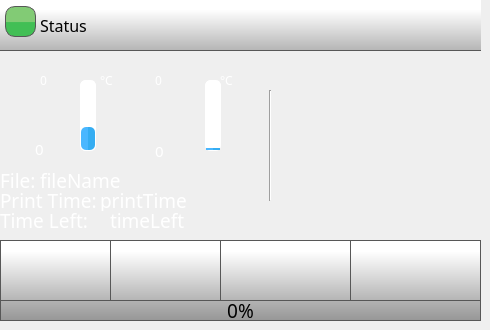
    <widget class="QWidget" name="homePage">
     <widget class="QPushButton" name="playPauseButton">
      <property name="geometry">
       <rect>
        <x>220</x>
        <y>240</y>
        <width>131</width>
        <height>61</height>
       </rect>
      </property>
      <property name="minimumSize">
       <size>
        <width>0</width>
        <height>0</height>
       </size>
      </property>
      <property name="font">
       <font>
        <family>Roboto</family>
       </font>
      </property>
      <property name="styleSheet">
       <string notr="true">QPushButton {
    border: 1px solid rgb(87, 87, 87);
	background-color: qlineargradient(spread:pad, x1:0, y1:1, x2:0, y2:0.188, stop:0 rgba(180, 180, 180, 255), stop:1 rgba(255, 255, 255, 255));
    
}

QPushButton:pressed {

    background-color: qlineargradient(x1: 0, y1: 0, x2: 0, y2: 1,
                                      stop: 0 #dadbde, stop: 1 #f6f7fa);
}

QPushButton:flat {
    border: none; /* no border for a flat push button */
}

QPushButton:default {
    border-color: navy; /* make the default button prominent */
}

QPushButton:focus {
	outline: none;
}</string>
      </property>
      <property name="text">
       <string/>
      </property>
      <property name="icon">
       <iconset>
        <normaloff>templates/img/play-button.png</normaloff>
        <normalon>templates/img/pause-button.png</normalon>templates/img/play-button.png</iconset>
      </property>
      <property name="iconSize">
       <size>
        <width>30</width>
        <height>30</height>
       </size>
      </property>
      <property name="checkable">
       <bool>true</bool>
      </property>
      <property name="checked">
       <bool>false</bool>
      </property>
      <property name="autoDefault">
       <bool>false</bool>
      </property>
      <property name="default">
       <bool>false</bool>
      </property>
      <property name="flat">
       <bool>false</bool>
      </property>
     </widget>
     <widget class="QPushButton" name="stopButton">
      <property name="geometry">
       <rect>
        <x>350</x>
        <y>240</y>
        <width>131</width>
        <height>61</height>
       </rect>
      </property>
      <property name="minimumSize">
       <size>
        <width>0</width>
        <height>0</height>
       </size>
      </property>
      <property name="font">
       <font>
        <family>Roboto</family>
       </font>
      </property>
      <property name="styleSheet">
       <string notr="true">QPushButton {
    border: 1px solid rgb(87, 87, 87);

	background-color: qlineargradient(spread:pad, x1:0, y1:1, x2:0, y2:0.188, stop:0 rgba(180, 180, 180, 255), stop:1 rgba(255, 255, 255, 255));
}

QPushButton:pressed {
    background-color: qlineargradient(x1: 0, y1: 0, x2: 0, y2: 1,
                                      stop: 0 #dadbde, stop: 1 #f6f7fa);
}

QPushButton:flat {
    border: none; /* no border for a flat push button */
}

QPushButton:default {
    border-color: navy; /* make the default button prominent */
}

QPushButton:focus {
	outline: none;
}</string>
      </property>
      <property name="text">
       <string/>
      </property>
      <property name="icon">
       <iconset>
        <normaloff>templates/img/video-player-stop-button.png</normaloff>templates/img/video-player-stop-button.png</iconset>
      </property>
      <property name="iconSize">
       <size>
        <width>25</width>
        <height>25</height>
       </size>
      </property>
     </widget>
     <widget class="Line" name="line">
      <property name="geometry">
       <rect>
        <x>260</x>
        <y>90</y>
        <width>20</width>
        <height>111</height>
       </rect>
      </property>
      <property name="orientation">
       <enum>Qt::Vertical</enum>
      </property>
     </widget>
     <widget class="QLabel" name="tool0Label">
      <property name="geometry">
       <rect>
        <x>40</x>
        <y>98</y>
        <width>31</width>
        <height>31</height>
       </rect>
      </property>
      <property name="font">
       <font>
        <family>Gotham Medium</family>
        <pointsize>14</pointsize>
        <weight>50</weight>
        <bold>false</bold>
        <underline>false</underline>
        <strikeout>false</strikeout>
       </font>
      </property>
      <property name="styleSheet">
       <string notr="true">
   color:  white;</string>
      </property>
      <property name="text">
       <string/>
      </property>
      <property name="pixmap">
       <pixmap>templates/img/Nozzle.png</pixmap>
      </property>
      <property name="scaledContents">
       <bool>true</bool>
      </property>
     </widget>
     <widget class="QLabel" name="FileNameLabel">
      <property name="geometry">
       <rect>
        <x>0</x>
        <y>170</y>
        <width>70</width>
        <height>21</height>
       </rect>
      </property>
      <property name="font">
       <font>
        <family>Gotham Light</family>
        <pointsize>14</pointsize>
        <weight>50</weight>
        <bold>false</bold>
       </font>
      </property>
      <property name="styleSheet">
       <string notr="true">color: rgb(255, 255, 255);</string>
      </property>
      <property name="text">
       <string>File:</string>
      </property>
     </widget>
     <widget class="QLabel" name="printTimeLabel">
      <property name="geometry">
       <rect>
        <x>0</x>
        <y>190</y>
        <width>111</width>
        <height>21</height>
       </rect>
      </property>
      <property name="font">
       <font>
        <family>Gotham Light</family>
        <pointsize>14</pointsize>
        <weight>50</weight>
        <bold>false</bold>
       </font>
      </property>
      <property name="styleSheet">
       <string notr="true">color: rgb(255, 255, 255);</string>
      </property>
      <property name="text">
       <string>Print Time:</string>
      </property>
     </widget>
     <widget class="QLabel" name="fileName">
      <property name="geometry">
       <rect>
        <x>40</x>
        <y>170</y>
        <width>211</width>
        <height>21</height>
       </rect>
      </property>
      <property name="font">
       <font>
        <family>Gotham Medium</family>
        <pointsize>14</pointsize>
       </font>
      </property>
      <property name="styleSheet">
       <string notr="true">color: rgb(255, 255, 255);
background-color: rgba(255, 255, 255, 0);</string>
      </property>
      <property name="text">
       <string>fileName</string>
      </property>
      <property name="scaledContents">
       <bool>true</bool>
      </property>
      <property name="wordWrap">
       <bool>false</bool>
      </property>
     </widget>
     <widget class="QLabel" name="printTime">
      <property name="geometry">
       <rect>
        <x>100</x>
        <y>190</y>
        <width>181</width>
        <height>21</height>
       </rect>
      </property>
      <property name="font">
       <font>
        <family>Gotham Medium</family>
        <pointsize>14</pointsize>
       </font>
      </property>
      <property name="styleSheet">
       <string notr="true">color: rgb(255, 255, 255);
background-color: rgba(255, 255, 255, 0);</string>
      </property>
      <property name="text">
       <string>printTime</string>
      </property>
     </widget>
     <widget class="QLabel" name="timeLeftLabel">
      <property name="geometry">
       <rect>
        <x>0</x>
        <y>210</y>
        <width>181</width>
        <height>21</height>
       </rect>
      </property>
      <property name="font">
       <font>
        <family>Gotham Light</family>
        <pointsize>14</pointsize>
        <weight>50</weight>
        <bold>false</bold>
       </font>
      </property>
      <property name="styleSheet">
       <string notr="true">color: rgb(255, 255, 255);</string>
      </property>
      <property name="text">
       <string>Time Left:</string>
      </property>
     </widget>
     <widget class="QLabel" name="tool0TargetTemperature">
      <property name="geometry">
       <rect>
        <x>40</x>
        <y>70</y>
        <width>70</width>
        <height>21</height>
       </rect>
      </property>
      <property name="font">
       <font>
        <family>Gotham Medium</family>
        <pointsize>9</pointsize>
        <weight>50</weight>
        <bold>false</bold>
        <underline>false</underline>
        <strikeout>false</strikeout>
       </font>
      </property>
      <property name="styleSheet">
       <string notr="true">
   color:  white;
background-color: rgba(255, 255, 255, 0);</string>
      </property>
      <property name="text">
       <string>0</string>
      </property>
     </widget>
     <widget class="QProgressBar" name="tool0TempBar">
      <property name="geometry">
       <rect>
        <x>80</x>
        <y>80</y>
        <width>16</width>
        <height>71</height>
       </rect>
      </property>
      <property name="styleSheet">
       <string notr="true">QProgressBar::chunk {
    border-radius: 5px;
	background-color: qlineargradient(spread:pad, x1:0.517, y1:0, x2:0.522, y2:0, stop:0.0336134 rgba(74, 183, 255, 255), stop:1 rgba(53, 173, 242, 255));
}

QProgressBar {
    border: 1px solid white;
    border-radius: 5px;
}
</string>
      </property>
      <property name="maximum">
       <number>300</number>
      </property>
      <property name="value">
       <number>100</number>
      </property>
      <property name="alignment">
       <set>Qt::AlignCenter</set>
      </property>
      <property name="textVisible">
       <bool>false</bool>
      </property>
      <property name="orientation">
       <enum>Qt::Vertical</enum>
      </property>
      <property name="format">
       <string>%v</string>
      </property>
     </widget>
     <widget class="QLabel" name="tool0ActualTemperature">
      <property name="geometry">
       <rect>
        <x>35</x>
        <y>140</y>
        <width>71</width>
        <height>18</height>
       </rect>
      </property>
      <property name="font">
       <font>
        <family>Gotham Medium</family>
        <pointsize>11</pointsize>
        <weight>50</weight>
        <bold>false</bold>
        <underline>false</underline>
        <strikeout>false</strikeout>
       </font>
      </property>
      <property name="styleSheet">
       <string notr="true">
   color:  white;
background-color: rgba(0, 0, 0, 0);</string>
      </property>
      <property name="text">
       <string>0</string>
      </property>
     </widget>
     <widget class="QPushButton" name="menuButton">
      <property name="geometry">
       <rect>
        <x>0</x>
        <y>240</y>
        <width>111</width>
        <height>61</height>
       </rect>
      </property>
      <property name="minimumSize">
       <size>
        <width>0</width>
        <height>0</height>
       </size>
      </property>
      <property name="font">
       <font>
        <family>Gotham Light</family>
        <pointsize>13</pointsize>
       </font>
      </property>
      <property name="styleSheet">
       <string notr="true">QPushButton {
     border: 1px solid rgb(87, 87, 87);
	background-color: qlineargradient(spread:pad, x1:0, y1:1, x2:0, y2:0.188, stop:0 rgba(180, 180, 180, 255), stop:1 rgba(255, 255, 255, 255));
    

}

QPushButton:pressed {

    background-color: qlineargradient(x1: 0, y1: 0, x2: 0, y2: 1,
                                      stop: 0 #dadbde, stop: 1 #f6f7fa);
}

QPushButton:flat {
    border: none; /* no border for a flat push button */
}

QPushButton:default {
    border-color: navy; /* make the default button prominent */
}

QPushButton:focus {
	outline: none;
}</string>
      </property>
      <property name="text">
       <string/>
      </property>
      <property name="icon">
       <iconset>
        <normaloff>templates/img/menu.png</normaloff>templates/img/menu.png</iconset>
      </property>
      <property name="iconSize">
       <size>
        <width>40</width>
        <height>40</height>
       </size>
      </property>
      <property name="checkable">
       <bool>false</bool>
      </property>
      <property name="autoDefault">
       <bool>false</bool>
      </property>
      <property name="default">
       <bool>false</bool>
      </property>
      <property name="flat">
       <bool>false</bool>
      </property>
     </widget>
     <widget class="QLabel" name="printPreviewMain">
      <property name="geometry">
       <rect>
        <x>280</x>
        <y>49</y>
        <width>191</width>
        <height>191</height>
       </rect>
      </property>
      <property name="styleSheet">
       <string notr="true">background-color: rgba(255, 255, 255, 0);</string>
      </property>
      <property name="text">
       <string/>
      </property>
      <property name="pixmap">
       <pixmap>templates/img/thumbnail.png</pixmap>
      </property>
      <property name="scaledContents">
       <bool>true</bool>
      </property>
     </widget>
     <widget class="QProgressBar" name="printProgressBar">
      <property name="geometry">
       <rect>
        <x>0</x>
        <y>300</y>
        <width>481</width>
        <height>21</height>
       </rect>
      </property>
      <property name="font">
       <font>
        <family>Gotham</family>
        <pointsize>14</pointsize>
        <weight>50</weight>
        <italic>false</italic>
        <bold>false</bold>
        <stylestrategy>PreferAntialias</stylestrategy>
       </font>
      </property>
      <property name="styleSheet">
       <string notr="true">QProgressBar::chunk {

	background-color: qlineargradient(spread:pad, x1:0, y1:0.523, x2:0, y2:0.534, stop:0 rgba(130, 203, 117, 255), stop:1 rgba(66, 191, 85, 255));
border: 1px solid green;
}

QProgressBar {
    border: 1px solid rgb(87, 87, 87);
 /*  border-bottom-left-radius: 10px;
 border-bottom-right-radius: 10px;*/
	background-color: qlineargradient(spread:pad, x1:0, y1:1, x2:0, y2:0, stop:0 rgba(150, 150, 150, 255), stop:1 rgba(180, 180, 180, 255));
}
</string>
      </property>
      <property name="maximum">
       <number>100</number>
      </property>
      <property name="value">
       <number>0</number>
      </property>
      <property name="alignment">
       <set>Qt::AlignCenter</set>
      </property>
      <property name="textVisible">
       <bool>true</bool>
      </property>
      <property name="orientation">
       <enum>Qt::Horizontal</enum>
      </property>
      <property name="format">
       <string>%p%</string>
      </property>
     </widget>
     <widget class="QLabel" name="timeLeft">
      <property name="geometry">
       <rect>
        <x>110</x>
        <y>210</y>
        <width>181</width>
        <height>21</height>
       </rect>
      </property>
      <property name="font">
       <font>
        <family>Gotham Medium</family>
        <pointsize>14</pointsize>
       </font>
      </property>
      <property name="styleSheet">
       <string notr="true">color: rgb(255, 255, 255);
background-color: rgba(255, 255, 255, 0);</string>
      </property>
      <property name="text">
       <string>timeLeft</string>
      </property>
      <property name="wordWrap">
       <bool>false</bool>
      </property>
     </widget>
     <widget class="QLabel" name="printerStatus">
      <property name="geometry">
       <rect>
        <x>40</x>
        <y>0</y>
        <width>441</width>
        <height>51</height>
       </rect>
      </property>
      <property name="font">
       <font>
        <family>Gotham</family>
        <pointsize>12</pointsize>
        <weight>50</weight>
        <bold>false</bold>
        <underline>false</underline>
        <strikeout>false</strikeout>
       </font>
      </property>
      <property name="styleSheet">
       <string notr="true">
background-color: rgba(255, 255, 255, 0);</string>
      </property>
      <property name="text">
       <string>Status</string>
      </property>
      <property name="alignment">
       <set>Qt::AlignLeading|Qt::AlignLeft|Qt::AlignVCenter</set>
      </property>
      <property name="wordWrap">
       <bool>true</bool>
      </property>
     </widget>
     <widget class="QPushButton" name="controlButton">
      <property name="geometry">
       <rect>
        <x>110</x>
        <y>240</y>
        <width>111</width>
        <height>61</height>
       </rect>
      </property>
      <property name="minimumSize">
       <size>
        <width>0</width>
        <height>0</height>
       </size>
      </property>
      <property name="font">
       <font>
        <family>Gotham Light</family>
        <pointsize>13</pointsize>
       </font>
      </property>
      <property name="styleSheet">
       <string notr="true">QPushButton {
     border: 1px solid rgb(87, 87, 87);

	background-color: qlineargradient(spread:pad, x1:0, y1:1, x2:0, y2:0.188, stop:0 rgba(180, 180, 180, 255), stop:1 rgba(255, 255, 255, 255));
}

QPushButton:pressed {
    background-color: qlineargradient(x1: 0, y1: 0, x2: 0, y2: 1,
                                      stop: 0 #dadbde, stop: 1 #f6f7fa);
}

QPushButton:flat {
    border: none; /* no border for a flat push button */
}

QPushButton:default {
    border-color: navy; /* make the default button prominent */
}

QPushButton:focus {
	outline: none;
}</string>
      </property>
      <property name="text">
       <string/>
      </property>
      <property name="icon">
       <iconset>
        <normaloff>templates/img/settings-1.png</normaloff>templates/img/settings-1.png</iconset>
      </property>
      <property name="iconSize">
       <size>
        <width>40</width>
        <height>40</height>
       </size>
      </property>
      <property name="checkable">
       <bool>false</bool>
      </property>
      <property name="autoDefault">
       <bool>false</bool>
      </property>
      <property name="default">
       <bool>false</bool>
      </property>
      <property name="flat">
       <bool>false</bool>
      </property>
     </widget>
     <widget class="QLabel" name="printerStatusColour">
      <property name="geometry">
       <rect>
        <x>5</x>
        <y>6</y>
        <width>31</width>
        <height>31</height>
       </rect>
      </property>
      <property name="font">
       <font>
        <family>Gotham</family>
        <pointsize>10</pointsize>
        <weight>50</weight>
        <bold>false</bold>
        <underline>false</underline>
        <strikeout>false</strikeout>
       </font>
      </property>
      <property name="styleSheet">
       <string notr="true">     border: 1px solid rgb(87, 87, 87);
	border-radius: 10px;
	background-color: qlineargradient(spread:pad, x1:0, y1:0.523, x2:0, y2:0.534, stop:0 rgba(130, 203, 117, 255), stop:1 rgba(66, 191, 85, 255));</string>
      </property>
      <property name="text">
       <string/>
      </property>
      <property name="alignment">
       <set>Qt::AlignCenter</set>
      </property>
     </widget>
     <widget class="QLabel" name="celciusLabel">
      <property name="geometry">
       <rect>
        <x>100</x>
        <y>70</y>
        <width>70</width>
        <height>21</height>
       </rect>
      </property>
      <property name="font">
       <font>
        <family>Gotham Medium</family>
        <pointsize>9</pointsize>
        <weight>50</weight>
        <bold>false</bold>
        <underline>false</underline>
        <strikeout>false</strikeout>
       </font>
      </property>
      <property name="styleSheet">
       <string notr="true">
   color:  white;
background-color: rgba(255, 255, 255, 0);</string>
      </property>
      <property name="text">
       <string>°C</string>
      </property>
     </widget>
     <widget class="QLabel" name="statusBar">
      <property name="geometry">
       <rect>
        <x>0</x>
        <y>0</y>
        <width>481</width>
        <height>51</height>
       </rect>
      </property>
      <property name="font">
       <font>
        <family>Gotham Medium</family>
        <pointsize>14</pointsize>
       </font>
      </property>
      <property name="styleSheet">
       <string notr="true">     border-bottom: 1px solid rgb(87, 87, 87);
	background-color: qlineargradient(spread:pad, x1:0, y1:1, x2:0, y2:0.188, stop:0 rgba(180, 180, 180, 255), stop:1 rgba(255, 255, 255, 255));</string>
      </property>
      <property name="frameShape">
       <enum>QFrame::NoFrame</enum>
      </property>
      <property name="frameShadow">
       <enum>QFrame::Raised</enum>
      </property>
      <property name="text">
       <string/>
      </property>
     </widget>
     <widget class="QLabel" name="celciusLabel_2">
      <property name="geometry">
       <rect>
        <x>220</x>
        <y>70</y>
        <width>70</width>
        <height>21</height>
       </rect>
      </property>
      <property name="font">
       <font>
        <family>Gotham Medium</family>
        <pointsize>9</pointsize>
        <weight>50</weight>
        <bold>false</bold>
        <underline>false</underline>
        <strikeout>false</strikeout>
       </font>
      </property>
      <property name="styleSheet">
       <string notr="true">
   color:  white;
background-color: rgba(255, 255, 255, 0);</string>
      </property>
      <property name="text">
       <string>°C</string>
      </property>
     </widget>
     <widget class="QProgressBar" name="bedTempBar">
      <property name="geometry">
       <rect>
        <x>205</x>
        <y>80</y>
        <width>16</width>
        <height>71</height>
       </rect>
      </property>
      <property name="styleSheet">
       <string notr="true">QProgressBar::chunk {
    border-radius: 5px;
	background-color: qlineargradient(spread:pad, x1:0.517, y1:0, x2:0.522, y2:0, stop:0.0336134 rgba(74, 183, 255, 255), stop:1 rgba(53, 173, 242, 255));
}

QProgressBar {
    border: 1px solid white;
    border-radius: 5px;
}
</string>
      </property>
      <property name="maximum">
       <number>300</number>
      </property>
      <property name="value">
       <number>10</number>
      </property>
      <property name="alignment">
       <set>Qt::AlignCenter</set>
      </property>
      <property name="textVisible">
       <bool>false</bool>
      </property>
      <property name="orientation">
       <enum>Qt::Vertical</enum>
      </property>
      <property name="format">
       <string>%v</string>
      </property>
     </widget>
     <widget class="QLabel" name="bedActualTemperatute">
      <property name="geometry">
       <rect>
        <x>155</x>
        <y>140</y>
        <width>70</width>
        <height>21</height>
       </rect>
      </property>
      <property name="font">
       <font>
        <family>Gotham Medium</family>
        <pointsize>11</pointsize>
        <weight>50</weight>
        <bold>false</bold>
        <underline>false</underline>
        <strikeout>false</strikeout>
       </font>
      </property>
      <property name="styleSheet">
       <string notr="true">
   color:  white;
background-color: rgba(0, 0, 0, 0);</string>
      </property>
      <property name="text">
       <string>0</string>
      </property>
     </widget>
     <widget class="QLabel" name="bedTargetTemperature">
      <property name="geometry">
       <rect>
        <x>155</x>
        <y>70</y>
        <width>70</width>
        <height>21</height>
       </rect>
      </property>
      <property name="font">
       <font>
        <family>Gotham Medium</family>
        <pointsize>9</pointsize>
        <weight>50</weight>
        <bold>false</bold>
        <underline>false</underline>
        <strikeout>false</strikeout>
       </font>
      </property>
      <property name="styleSheet">
       <string notr="true">
   color:  white;
background-color: rgba(255, 255, 255, 0);</string>
      </property>
      <property name="text">
       <string>0</string>
      </property>
     </widget>
     <widget class="QLabel" name="bedLabel">
      <property name="geometry">
       <rect>
        <x>150</x>
        <y>95</y>
        <width>41</width>
        <height>41</height>
       </rect>
      </property>
      <property name="font">
       <font>
        <family>Gotham Medium</family>
        <pointsize>14</pointsize>
        <weight>50</weight>
        <bold>false</bold>
        <underline>false</underline>
        <strikeout>false</strikeout>
       </font>
      </property>
      <property name="styleSheet">
       <string notr="true">
   color:  white;
background-color: rgba(255, 255, 255, 0);</string>
      </property>
      <property name="text">
       <string/>
      </property>
      <property name="pixmap">
       <pixmap>templates/img/bed.png</pixmap>
      </property>
      <property name="scaledContents">
       <bool>true</bool>
      </property>
     </widget>
     <zorder>line</zorder>
     <zorder>printPreviewMain</zorder>
     <zorder>statusBar</zorder>
     <zorder>playPauseButton</zorder>
     <zorder>stopButton</zorder>
     <zorder>tool0Label</zorder>
     <zorder>FileNameLabel</zorder>
     <zorder>printTimeLabel</zorder>
     <zorder>fileName</zorder>
     <zorder>printTime</zorder>
     <zorder>timeLeftLabel</zorder>
     <zorder>tool0TempBar</zorder>
     <zorder>tool0ActualTemperature</zorder>
     <zorder>tool0TargetTemperature</zorder>
     <zorder>menuButton</zorder>
     <zorder>timeLeft</zorder>
     <zorder>controlButton</zorder>
     <zorder>printProgressBar</zorder>
     <zorder>printerStatus</zorder>
     <zorder>printerStatusColour</zorder>
     <zorder>celciusLabel</zorder>
     <zorder>celciusLabel_2</zorder>
     <zorder>bedTempBar</zorder>
     <zorder>bedActualTemperatute</zorder>
     <zorder>bedTargetTemperature</zorder>
     <zorder>bedLabel</zorder>
    </widget>
